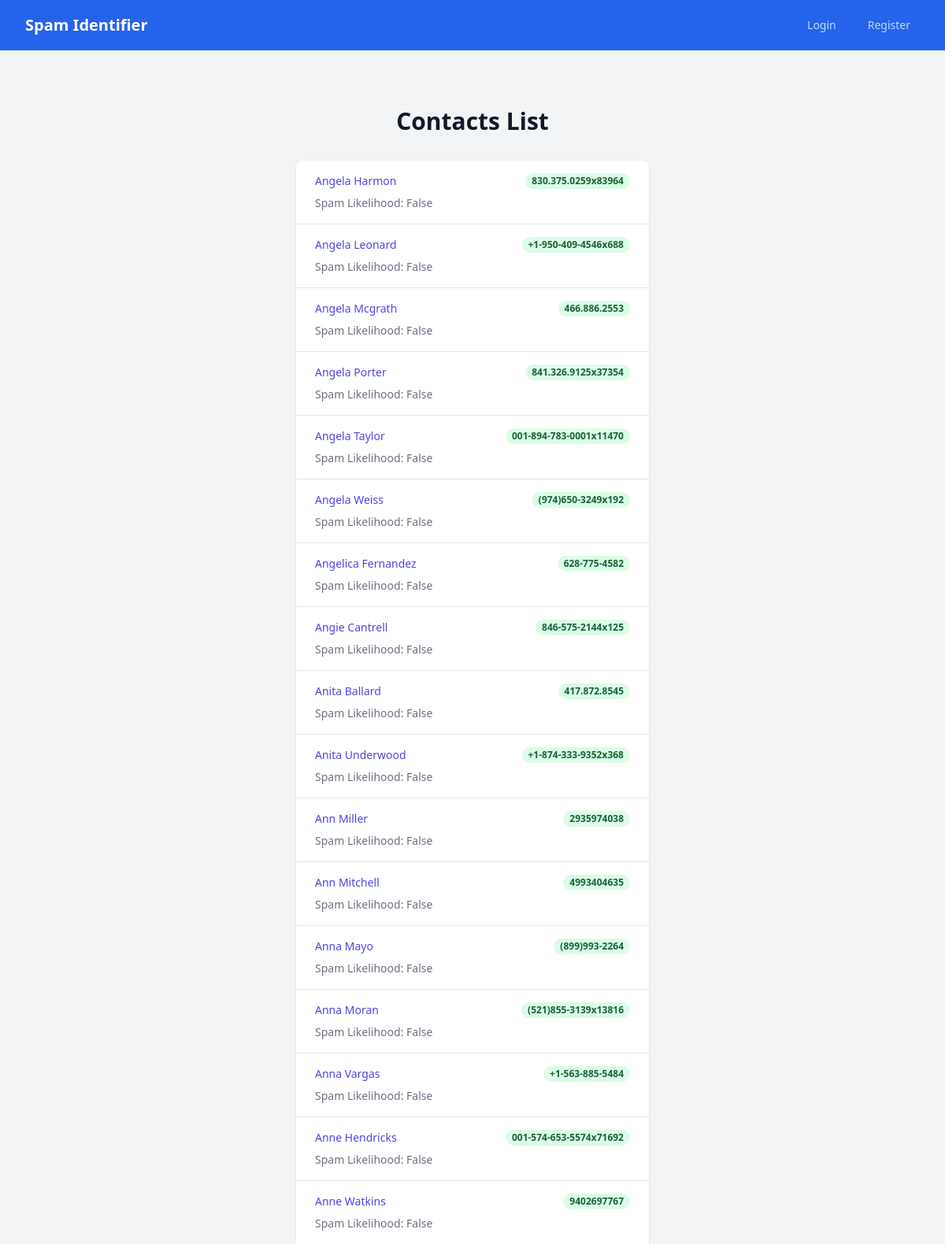
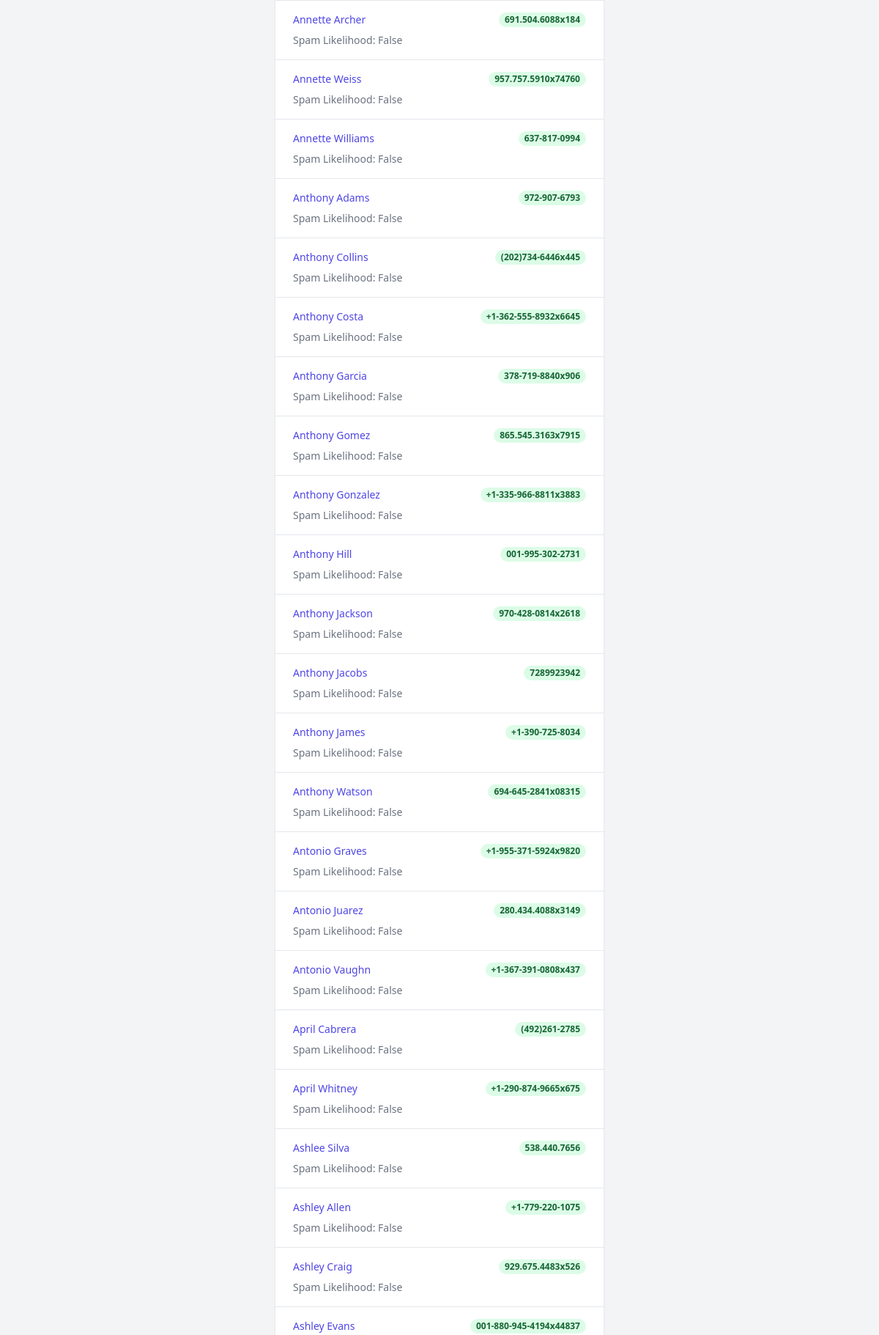
/?page_number=3 (upper part), run on the app's committed database (2 pictures, top to bottom).
### api/models.py (models this page shows, shortened)
class Contact(models.Model):
    user = models.ForeignKey(User, on_delete=models.CASCADE, related_name='contacts')
    name = models.CharField(max_length=255)
    phone_number = models.CharField(max_length=15)
    email = models.EmailField(blank=True, null=True)
    is_registered = models.BooleanField(default=False)

### api/views.py (the view)
# urls.py: path('', ContactsListView.as_view(), name='home'),
class ContactsListView(View):
    def get(self, request):
        page_number = int(request.GET.get("page_number", 1))
        contacts_list = Contact.objects.filter().order_by('name').distinct()
        results = []
        paginator = Paginator(contacts_list, 50)
        current_page_contacts = paginator.get_page(page_number)
        for contact in current_page_contacts:
            spam_likelihood = Spam.objects.filter(phone_number=contact.phone_number).exists()
            results.append({
                'user_id': contact.user.id,
                'name': contact.name,
                'phone_number': contact.phone_number,
                'email': contact.email,
                'spam_likelihood': spam_likelihood
            })
        page_range = paginator.page_range
        response = {
            "page": page_number,
            "count": contacts_list.count(),
            "total_pages": paginator.num_pages,
            "contacts": results,
            "page_range": page_range,
        }
        return render(request, 'contacts.html', response)

### api/templates/contacts.html (shortened to what this page needs)
<!DOCTYPE html>
<html lang="en">
<head>
    <script src="https://cdn.tailwindcss.com"></script>
</head>
<body class="bg-gray-100 flex flex-col min-h-screen">
    {% include 'navbar.html' %}
    <main class="flex-grow flex items-center justify-center py-12 px-4 sm:px-6 lg:px-8">
        <div class="max-w-md w-full space-y-8">
            <div>
                <h2 class="mt-6 text-center text-3xl font-extrabold text-gray-900">Contacts List</h2>
            </div>
            <div class="bg-white shadow overflow-hidden sm:rounded-lg">
                <ul class="divide-y divide-gray-200">
                    {% for contact in contacts %}
                    <li class="px-4 py-4 sm:px-6">
                        <div class="flex items-center justify-between">
                            <div class="text-sm font-medium text-indigo-600 truncate">
                                {{ contact.name }}
                            </div>
                            <div class="ml-2 flex-shrink-0 flex">
                                <span class="px-2 inline-flex text-xs leading-5 font-semibold rounded-full bg-green-100 text-green-800">
                                    {{ contact.phone_number }}
                                </span>
                            </div>
                        </div>
                        <div class="mt-2 sm:flex sm:justify-between">
                            <div class="sm:flex">
                                <p class="flex items-center text-sm text-gray-500">
                                    Spam Likelihood: {{ contact.spam_likelihood }}
                                </p>
                            </div>
                        </div>
                    </li>
                    {% endfor %}
                </ul>
            </div>
        </div>
    </main>
</body>
</html>

### data on the page
Contact: name "Angela Harmon", phone_number "830.375.0259x83964"
Contact: name "Angela Leonard", phone_number "+1-950-409-4546x688"
Contact: name "Angela Mcgrath", phone_number "466.886.2553"
Contact: name "Angela Porter", phone_number "841.326.9125x37354"
Contact: name "Angela Taylor", phone_number "001-894-783-0001x11470"
Contact: name "Angela Weiss", phone_number "(974)650-3249x192"
Contact: name "Angelica Fernandez", phone_number "628-775-4582"
Contact: name "Angie Cantrell", phone_number "846-575-2144x125"
Contact: name "Anita Ballard", phone_number "417.872.8545"
Contact: name "Anita Underwood", phone_number "+1-874-333-9352x368"
Contact: name "Ann Miller", phone_number "2935974038"
Contact: name "Ann Mitchell", phone_number "4993404635"
Contact: name "Anna Mayo", phone_number "(899)993-2264"
Contact: name "Anna Moran", phone_number "(521)855-3139x13816"
Contact: name "Anna Vargas", phone_number "+1-563-885-5484"
Contact: name "Anne Hendricks", phone_number "001-574-653-5574x71692"
Contact: name "Anne Watkins", phone_number "9402697767"
Contact: name "Annette Archer", phone_number "691.504.6088x184"
Contact: name "Annette Weiss", phone_number "957.757.5910x74760"
Contact: name "Annette Williams", phone_number "637-817-0994"
Contact: name "Anthony Adams", phone_number "972-907-6793"
Contact: name "Anthony Collins", phone_number "(202)734-6446x445"
Contact: name "Anthony Costa", phone_number "+1-362-555-8932x6645"
Contact: name "Anthony Garcia", phone_number "378-719-8840x906"
Contact: name "Anthony Gomez", phone_number "865.545.3163x7915"
Contact: name "Anthony Gonzalez", phone_number "+1-335-966-8811x3883"
Contact: name "Anthony Hill", phone_number "001-995-302-2731"
Contact: name "Anthony Jackson", phone_number "970-428-0814x2618"
Contact: name "Anthony Jacobs", phone_number "7289923942"
Contact: name "Anthony James", phone_number "+1-390-725-8034"
Contact: name "Anthony Watson", phone_number "694-645-2841x08315"
Contact: name "Antonio Graves", phone_number "+1-955-371-5924x9820"
Contact: name "Antonio Juarez", phone_number "280.434.4088x3149"
Contact: name "Antonio Vaughn", phone_number "+1-367-391-0808x437"
Contact: name "April Cabrera", phone_number "(492)261-2785"
Contact: name "April Whitney", phone_number "+1-290-874-9665x675"
Contact: name "Ashlee Silva", phone_number "538.440.7656"
Contact: name "Ashley Allen", phone_number "+1-779-220-1075"
Contact: name "Ashley Craig", phone_number "929.675.4483x526"
Contact: name "Ashley Evans", phone_number "001-880-945-4194x44837"

### other printed values
{{ contact.spam_likelihood }} "False" "False" "False" "False" "False" "False" "False" "False" "False" "False" "False" "False" "False" "False" "False" "False" "False" "False" "False" "False" "False" "False" "False" "False" "False" "False" "False" "False" "False" "False" "False" "False" "False" "False" "False" "False" "False" "False" "False"
